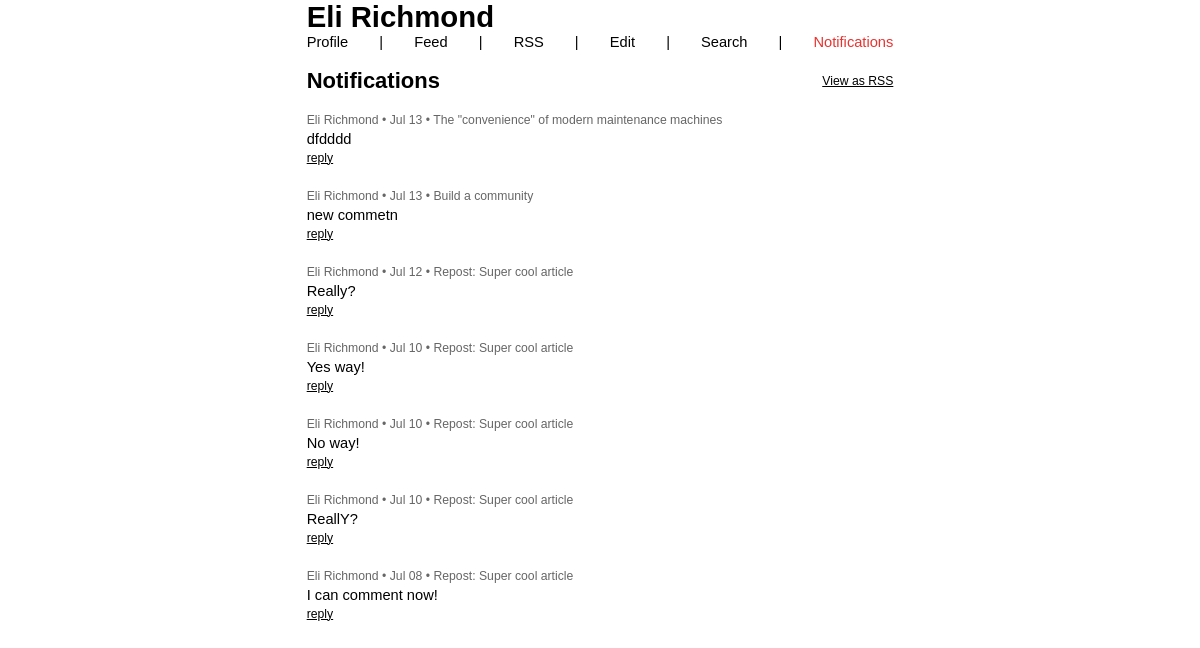
The page /notifications/ (signed in) on the database its author committed.
### Linkfeed/models.py (models this page shows, shortened)
class Profile(models.Model):
    user = models.OneToOneField(User, on_delete=models.CASCADE)
    display_name = models.CharField(max_length=255, blank=True, null=True)
    follower = models.ManyToManyField(User, blank=True, related_name="follower_user")
    following = models.ManyToManyField(User, blank=True, related_name="following_user")
    domain = models.URLField(blank=True, null=True)

class Comment(models.Model):
    user = models.ForeignKey(User, on_delete=models.CASCADE, related_name="comments")
    post = models.ForeignKey(Post, on_delete=models.CASCADE, related_name="comments")
    parent_comment = models.ForeignKey('self', on_delete=models.CASCADE, null=True, blank=True, related_name='replies')
    body = models.TextField()
    likes = models.IntegerField(default=0)
    timestamp = models.DateTimeField(auto_now_add=True)
    level = models.IntegerField(default=0)
    read = models.BooleanField(default=False)

class User(AbstractUser):
    pass

class Post(models.Model):
    user = models.ForeignKey(User, on_delete=models.CASCADE, related_name="posts")
    title = models.CharField(blank=True, max_length=255)
    body = models.URLField(blank=True, null=True)
    likes = models.ManyToManyField(User, related_name="blog_posts")
    timestamp = models.DateTimeField(auto_now_add=False, null=True)
    is_rss_feed_post = models.BooleanField(default=False)

### Linkfeed/views.py (the view)
# urls.py: path("notifications/", views.notifications_view, name="notifications"),
def notifications_view(request):
    context = get_user_notifications(request, request.user.username)
    return render(request, 'Linkfeed/notifications.html', context)

### Linkfeed/templatetags/custom_filters.py (called while the page is built)
@register.filter
def smart_date(value):
    now = timezone.now()
    diff = now - value
    if diff.days < 1:
        return naturaltime(value)
    elif value.year == now.year:
        return value.strftime("%b %d")
    else:
        return value.strftime("%b %d, %Y")

### Linkfeed/views.py (called while the page is built)
def get_user_notifications(request, username):
    user = User.objects.get(username=username)
    profile = Profile.objects.get(user=user)
    notifications = Comment.objects.filter(post__user=user).order_by('-timestamp')
    context = {'notifications': notifications, 'profile': profile}
    return context

### Linkfeed/templates/Linkfeed/notifications.html (shortened to what this page needs)
{% extends "Linkfeed/layouts.html" %}
{% load custom_filters %}
{% block name %}
    {{ profile.display_name }}
{% endblock %}
{% block body %}
    <div class="d-flex justify-content-between align-items-center">
        <h2>Notifications</h2>
        <p class="underline small">
            <a href="{% url 'notifications_rss' profile.user.username %}">View as RSS</a>
        </p>
    </div>
    {% for comment in notifications %}
        <div class="mb-4 {% if not comment.read %}unread{% endif %}">
            <p class="small grey my-0">
                <a href="{% url 'profile' comment.user.username %}" target="_blank">
                    {{ comment.user.profile.display_name }}
                </a> •
                {{ comment.timestamp|smart_date|capfirst }} •
                <a href="{% url 'post' comment.post.id %}">
                    {{ comment.post.title }}
                </a>
            </p>
            <p class="mb-0 mt-1 preserve">{{ comment.body }}</p>
            <p class="small mt-1 underline">
                <a href="#" onclick="unhideForm({{ comment.id }})">reply</a>
            </p>
        </div>
    {% endfor %}
{% endblock %}

### Linkfeed/static/Linkfeed/style.css (style rules this page uses)
body { font-family: Verdana, Geneva, Tahoma, sans-serif; max-width:40em; font-size: 11pt; margin: 0 auto; padding-right: .5em; padding-left: .5em; overflow-x: hidden; overflow-y: scroll; }
a { text-decoration: none; color: inherit; overflow-wrap:anywhere; }
.small { font-size: smaller; }
.grey { color: #666; }
.preserve { white-space: pre-wrap; }
.underline { text-decoration: underline; }

### rows shown on the page
Profile: display_name "Eli Richmond"
Comment: user.profile.display_name "Eli Richmond", timestamp|smart_date "Jul 13", post "The \"convenience\" of modern maintenance machines", body "dfdddd"
Comment: user.profile.display_name "Eli Richmond", timestamp|smart_date "Jul 13", post "Build a community", body "new commetn"
Comment: user.profile.display_name "Eli Richmond", timestamp|smart_date "Jul 12", post "Repost: Super cool article", body "Really?"
Comment: user.profile.display_name "Eli Richmond", timestamp|smart_date "Jul 10", post "Repost: Super cool article", body "Yes way!"
Comment: user.profile.display_name "Eli Richmond", timestamp|smart_date "Jul 10", post "Repost: Super cool article", body "No way!"
Comment: user.profile.display_name "Eli Richmond", timestamp|smart_date "Jul 10", post "Repost: Super cool article", body "ReallY?"
Comment: user.profile.display_name "Eli Richmond", timestamp|smart_date "Jul 08", post "Repost: Super cool article", body "I can comment now!"
